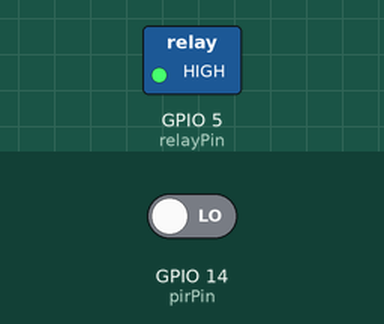
Recording of a sketch running on a simulated ESP8266 (NodeMCU). Shown: switched loads named in the sketch (green lamp = pin HIGH). Inputs (shaded band) come from the test bench; at power-on: GPIO 14 (pirPin) LOW. WiFi joins after 1.5 s; servers stay silent unless stated.

Above: at 3.0 s.
3.1 s: GPIO 14 (pirPin) driven HIGH
At 4.0 s:
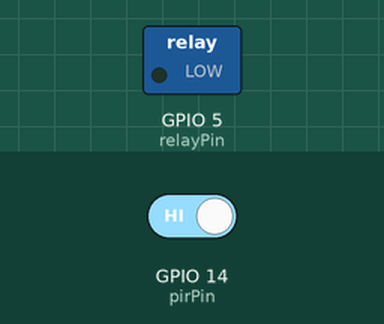
4.6 s: GPIO 14 (pirPin) driven LOW
At 5.1 s:
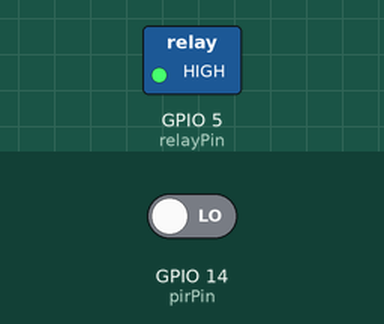
Timing chart, 0 to 7.6 s (numbered marks = the images above; inputs shaded):
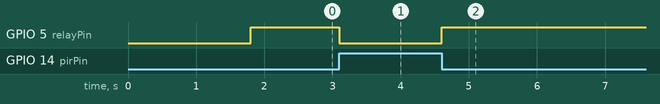

The sketch:

PIR_code.ino
```cpp
#define BLYNK_PRINT Serial
#include <ESP8266WiFi.h>
#include <BlynkSimpleEsp8266.h>
int pirPin = 14;
int relayPin = 5;
int pirValue;

char auth[] = "XuFyIlmQbb32kdaOC3Od3q-M34sjuPO5";

char ssid[] = "VenomZone";
char pass[] = "aman12346";

void setup()
{
  Serial.begin(115200);
  Blynk.begin(auth, ssid, pass);
  pinMode(pirPin, INPUT);
  pinMode(relayPin, OUTPUT);
}

void pirSensor()
{
  pirValue = digitalRead(pirPin);
  Blynk.virtualWrite(V0, pirValue);
}

void loop()
{
  Blynk.run();
  pirSensor();
  if (pirValue == HIGH)
  {
    digitalWrite(relayPin, LOW);
  }

  else
  digitalWrite(relayPin, HIGH);
}
```

Measured:
- after the input at 3.1 s, GPIO 5 (relayPin): HIGH → LOW at once
- after the input at 4.6 s, GPIO 5 (relayPin): LOW → HIGH at once
